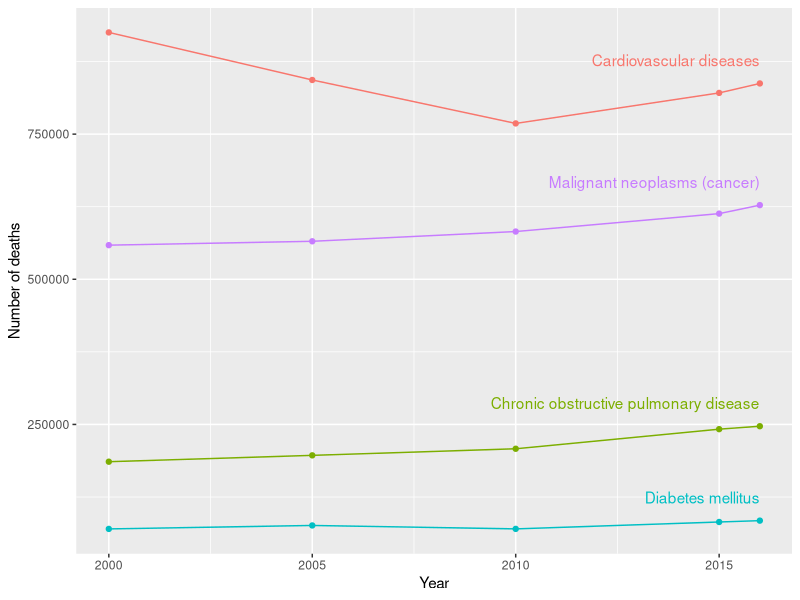

Reproduce this figure in R.
library(ggplot2)
library(magrittr)
ncd.deaths = data.table::fread('../../data/WHO-NCDDEATHCAUSE.csv', sep=',', header=TRUE, skip = 1)
ncd.deaths$Causes <- trimws(ncd.deaths$Causes)
ncd.deaths$Year <- trimws(ncd.deaths$Year) %>% as.numeric()
ncd.deaths$Total = ncd.deaths$` Both sexes`
ncd.deaths[ncd.deaths$Causes == 'Malignant neoplasms','Causes'] <- 'Malignant neoplasms (cancer)'

p <- subset(ncd.deaths, Country == 'United States of America') %>%
    ggplot(mapping = aes_string(x='Year', y="Total", group='Causes', color='Causes'), data = .) +
    geom_line() +
    geom_point() +
    geom_text(data = ncd.deaths %>% subset(Country == 'United States of America' & Year == 2016),
              aes(y=Total + 40000, label=Causes, color=Causes, x = Year ),hjust =1)  +
    ylab('Number of deaths') +
    guides(color=FALSE)

ggsave('1A-who.png', plot = p, device='png', width = 7, height = 4.5)